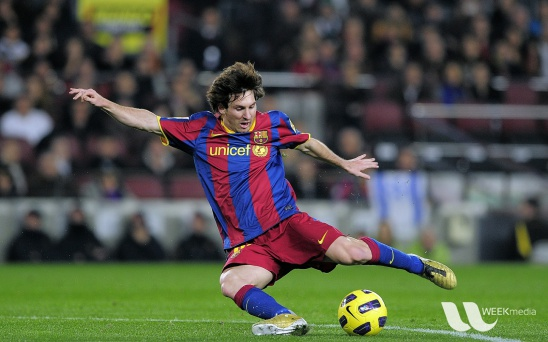
#> input picture 14_geometric_transformations/messi5.jpg, 548 x 342 px
$ python 03_rotation.py
#> lines starting #> are read from the running program, lines starting #| are printed output that depends on the picture
import os
import cv2
import numpy as np
from matplotlib import pyplot as plt

# Set the working directory to be the current one
os.chdir(os.path.dirname(os.path.abspath(__file__)))

# Load a reference image as grayscale
img_orig = cv2.imread('messi5.jpg', 0)
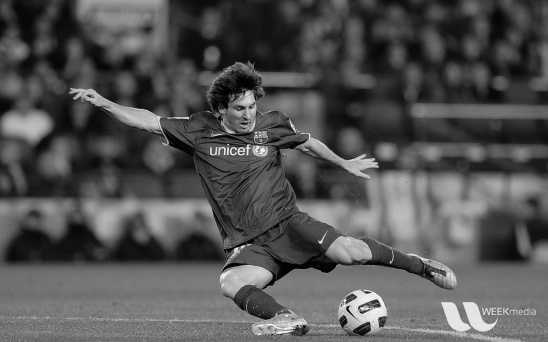
#> img_orig: shape (342, 548); min 0, max 253, mean 83.3
rows,cols = img_orig.shape
#> rows = 342; cols = 548

# Rotation
M = cv2.getRotationMatrix2D((cols/2,rows/2), 90, 1)
img_res = cv2.warpAffine(img_orig, M, (cols,rows))
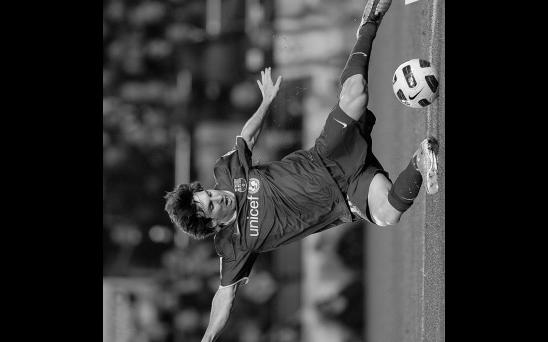
#> img_res: shape (342, 548); min 0, max 253, mean 53.2

# Display results
titles = ['Original', 'Rotation']
images = [img_orig, img_res]

for i in range(2):
    plt.subplot(1, 2, i+1)
    plt.imshow(images[i], 'gray')
    plt.title(titles[i])
    plt.xticks([]), plt.yticks([])
plt.show()
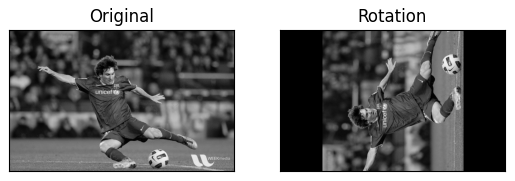
#> figure drawn by matplotlib, 2 panels
